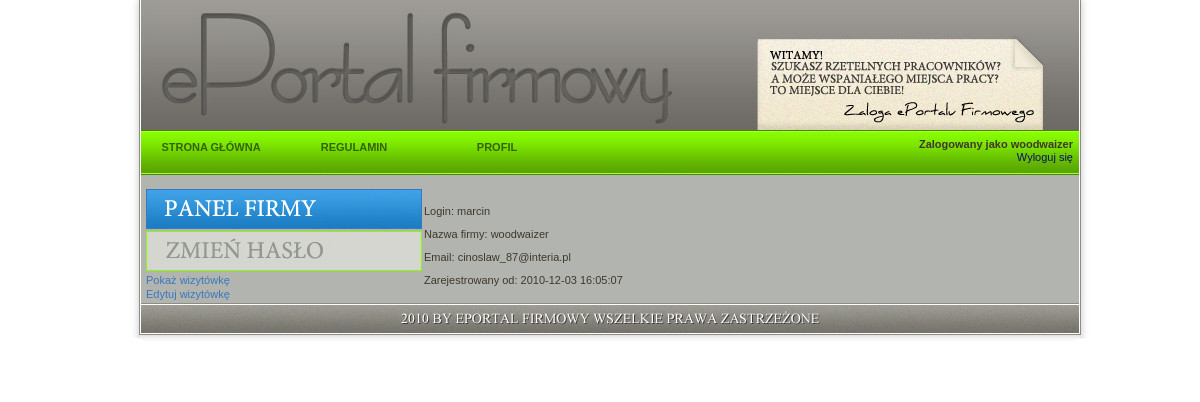
Screenshot of /profil.php (signed in) with the database file from the repository.
### tables this page shows
CREATE TABLE IF NOT EXISTS `dane` (
  `id` int(11) NOT NULL AUTO_INCREMENT,
  `login` varchar(10) NOT NULL,
  `haslo` varchar(40) NOT NULL,
  `typ` char(1) NOT NULL,
  `aktywacja` int(11) NOT NULL DEFAULT '0',
  `klucz` varchar(5) NOT NULL,
  PRIMARY KEY (`id`)
);

CREATE TABLE IF NOT EXISTS `firma` (
  `id` int(11) NOT NULL,
  `nazwa` varchar(40) NOT NULL,
  `email` varchar(30) NOT NULL,
  `dolaczyl` timestamp NOT NULL DEFAULT CURRENT_TIMESTAMP,
  `adres` varchar(50) DEFAULT NULL,
  `tel` varchar(10) DEFAULT NULL,
  `branza` varchar(30) DEFAULT NULL,
  `opis` text,
  `zdjecie` varchar(100) DEFAULT NULL,
  PRIMARY KEY (`id`)
);

### profil.php (the view, shortened to what this page needs)
<?php
require_once('header.php');
?>
<td class="content" style="padding-right: 44px; padding-left: 44px">
    <?php
    if (isset($_SESSION['id_obecne'])) {
    ?>
        <br/>
        <div>
        <?php
        $dbc = mysqli_connect(DB_HOST, DB_USER, DB_PASSWORD, DB_NAME) or die('błąd bazy');
        $id_obecne = $_SESSION['id_obecne'];
        if ($_SESSION['typ'] == 'p') {
            $query = "SELECT * FROM dane, pracownik WHERE dane.id = '$id_obecne' AND dane.id = pracownik.id";
        } else {
            $query = "SELECT * FROM dane, firma WHERE dane.id = '$id_obecne' AND dane.id = firma.id";
        }
        $result = mysqli_query($dbc, $query);
        $row = mysqli_fetch_array($result);
        $login = $row['login'];
        if ($_SESSION['typ'] == 'p') {
            $imie = $row['imie'];
            $nazwisko = $row['nazwisko'];
        } else {
            $nazwa = $row['nazwa'];
        }
        $email = $row['email'];
        $dolaczyl = $row['dolaczyl'];
        ?>
        <div class="profil2" ><table ><tr><td>
        <?php if ($_SESSION['typ'] == 'f') {
 ?>
                            <img src="img/panel2.jpg" alt="panel firmy"><br />
                            <a id="zmien_haslo_wypisz"> <img src="img/haslo.jpg" alt="zmien hasło"> </a><br />
                            <a href="wizytowka.php?id=<?php echo $_SESSION['id_obecne']; ?>" > Pokaż wizytówkę </a><br/>
                            <a href="edytuj_wiz.php"> Edytuj wizytówkę </a> <br />
<?php } ?>
<?php if ($_SESSION['typ'] == 'p') { ?>
                        <img src="img/panel1.jpg" alt="panel"><br />
                        <a id="zmien_haslo_wypisz"> <img src="img/haslo.jpg" alt="zmien hasło"> </a><br />
                        <a href="cv.php?id=<?php echo $_SESSION['id_obecne']; ?>"> <img src="img/show2.jpg" alt="pokaż cv" > </a> <br />
                        <a href="edytuj_cv.php"> <img src="img/edit2.jpg" alt="edytuj cv"> </a> <br />
                        <a id="ogloszenia"> <img src="img/ur_oglo.jpg" alt="twoje ogłoszenia"> </a>
<?php } ?>				</td><td>
                        <p>Login: <?php echo $login; ?></p>
<?php if ($_SESSION['typ'] == 'p') { ?>
                        <p>Imię: <?php echo $imie; ?></p>
                        <p>Nazwisko: <?php echo $nazwisko; ?></p>
<?php
                    } else {
?>
                        <p>Nazwa firmy: <?php echo $nazwa; ?></p>
<?php }
?>
                        <p>Email: <?php echo $email; ?></p>
                        <p>Zarejestrowany od: <?php echo $dolaczyl; ?></p>
                        </td></tr></table>
        </div>
        </div>
<?php
                        } else {
?>
                            <br/><br/><center>
                            	Zaloguj się lub <a href='index.php'>zarejestruj</a>, aby mieć dostęp do tej strony.
                                <br/><br/></center>
    <?php
                        }
    ?>
                    </td>

### styles.css (style rules this page uses)
body, textarea { font-family: georgia, sans-serif; color:#3e382c; font-size: 11px; background-color: #ffffff; }
#tabela td, #tabela tr { margin: 0x; padding: 0px; }
.profil2 table { border:0px; }
img { text-align:right; border:0px; }
a:link, a:visited, a:active { text-decoration:none; line-height: 14px; color:#3978bf; font-family: georgia, sans-serif; font-size: 11px; }
img { border: 0px; }
.content { width: 1020px; text-align: justify; padding-top:25px; padding-bottom: 400px; background:#ffffff url('img/02.jpg'); }
.ending { height: 71px; width: 1020px; text-align: left; padding-left: 0px; padding-bottom: 0px; background: #ffffff url('img/stopka.jpg'); }

### rows the page displays
dane: login "marcin", firma.nazwa "woodwaizer", firma.email "cinoslaw_87@interia.pl", firma.dolaczyl "2010-12-03 16:05:07"

### other values shown
$_SESSION['do_wyswietlenia'] "woodwaizer"
